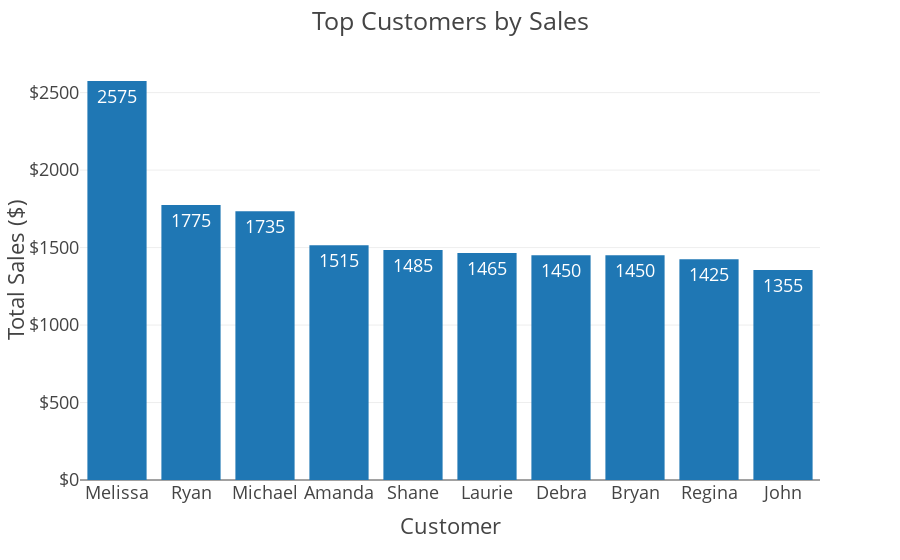

Here is the notebook cell this chart was saved with:
### Code cell
df['first_name'] = df['customer_name'].str.split().str[0]

fig = px.bar(df,
             x='first_name',
             y='total_sales',
             template=plotly_template,
             text='total_sales')


fig.update_layout(
    title='Top Customers by Sales',
    xaxis_title='Customer',
    yaxis_title='Total Sales ($)',
    yaxis_tickprefix='$',
)

fig.show()

fig.write_image(output_dir / 'customer_sales.png',
                width=1200,
                height=400,
                scale=4)

### Figure 1 — Plotly figure (JSON) as saved in the notebook; plotly's stock layout.template omitted (floating-point values rounded to 4 significant figures)
{"data": [{"alignmentgroup": "True", "hovertemplate": "first_name=%{x}<br>total_sales=%{text}<extra></extra>", "legendgroup": "", "marker": {"color": "#1F77B4", "pattern": {"shape": ""}}, "name": "", "offsetgroup": "", "orientation": "v", "showlegend": false, "text": [2575, 1775, 1735, 1515, 1485, 1465, 1450, 1450, 1425, 1355], "textposition": "auto", "type": "bar", "x": ["Melissa", "Ryan", "Michael", "Amanda", "Shane", "Laurie", "Debra", "Bryan", "Regina", "John"], "xaxis": "x", "y": [2575, 1775, 1735, 1515, 1485, 1465, 1450, 1450, 1425, 1355], "yaxis": "y"}], "layout": {"barmode": "relative", "legend": {"tracegroupgap": 0}, "margin": {"t": 60}, "title": {"text": "Top Customers by Sales"}, "xaxis": {"anchor": "y", "domain": [0, 1], "title": {"text": "Customer"}}, "yaxis": {"anchor": "x", "domain": [0, 1], "tickprefix": "$", "title": {"text": "Total Sales ($)"}}}}
